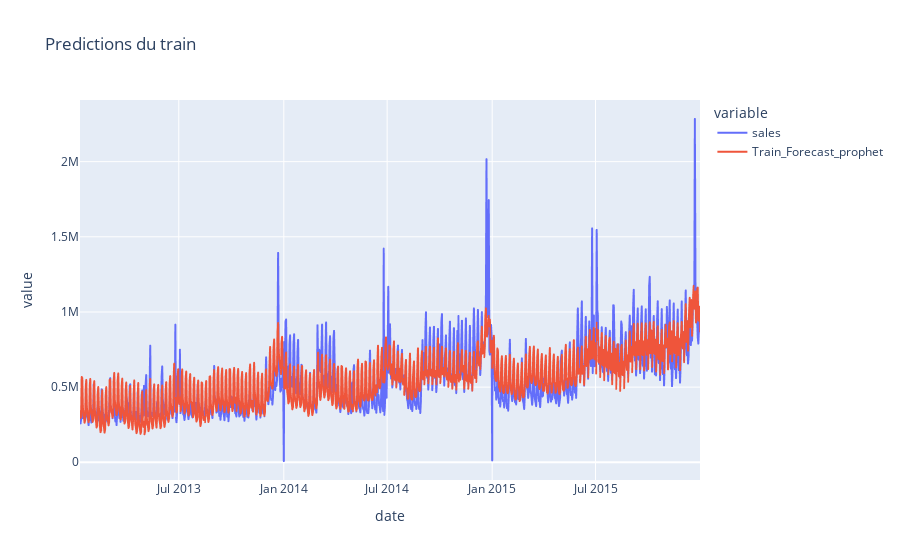

Notebook source saved alongside this figure:
### Code cell
fig = px.line(series_train, x='date', y=['sales', 'Train_Forecast_prophet'],title="Predictions du train")
fig.show()

### Figure 1 — Plotly figure (JSON) as saved in the notebook; plotly's stock layout.template omitted (floating-point values rounded to 4 significant figures; data arrays with more than 128 entries replaced by an {"elided": "..."} marker saying what was removed)
{"data": [{"hovertemplate": "variable=sales<br>date=%{x}<br>value=%{y}<extra></extra>", "legendgroup": "sales", "line": {"color": "#636efa", "dash": "solid"}, "marker": {"symbol": "circle"}, "mode": "lines", "name": "sales", "showlegend": true, "type": "scattergl", "x": {"elided": "1084 str values"}, "xaxis": "x", "y": {"elided": "1084 float values"}, "yaxis": "y"}, {"hovertemplate": "variable=Train_Forecast_prophet<br>date=%{x}<br>value=%{y}<extra></extra>", "legendgroup": "Train_Forecast_prophet", "line": {"color": "#EF553B", "dash": "solid"}, "marker": {"symbol": "circle"}, "mode": "lines", "name": "Train_Forecast_prophet", "showlegend": true, "type": "scattergl", "x": {"elided": "1084 str values"}, "xaxis": "x", "y": {"elided": "1084 float values"}, "yaxis": "y"}], "layout": {"legend": {"title": {"text": "variable"}, "tracegroupgap": 0}, "title": {"text": "Predictions du train"}, "xaxis": {"anchor": "y", "domain": [0, 1], "title": {"text": "date"}}, "yaxis": {"anchor": "x", "domain": [0, 1], "title": {"text": "value"}}}}
